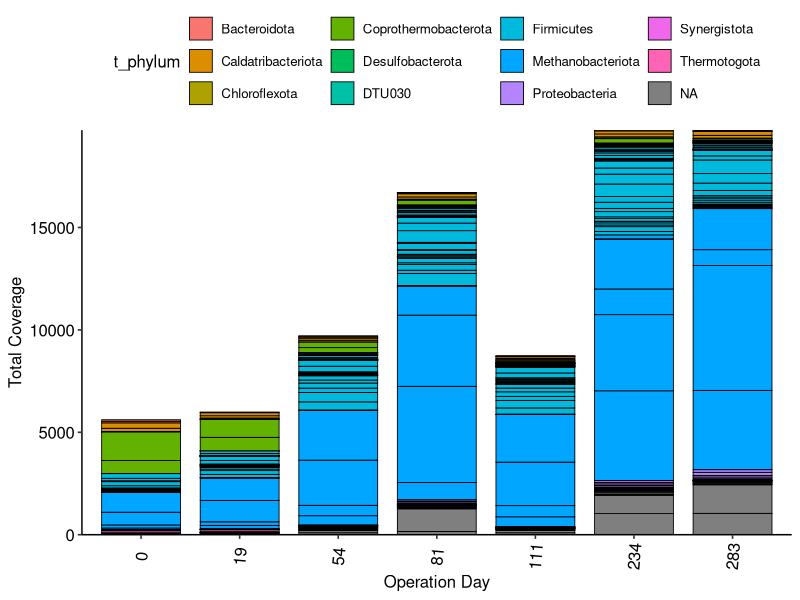
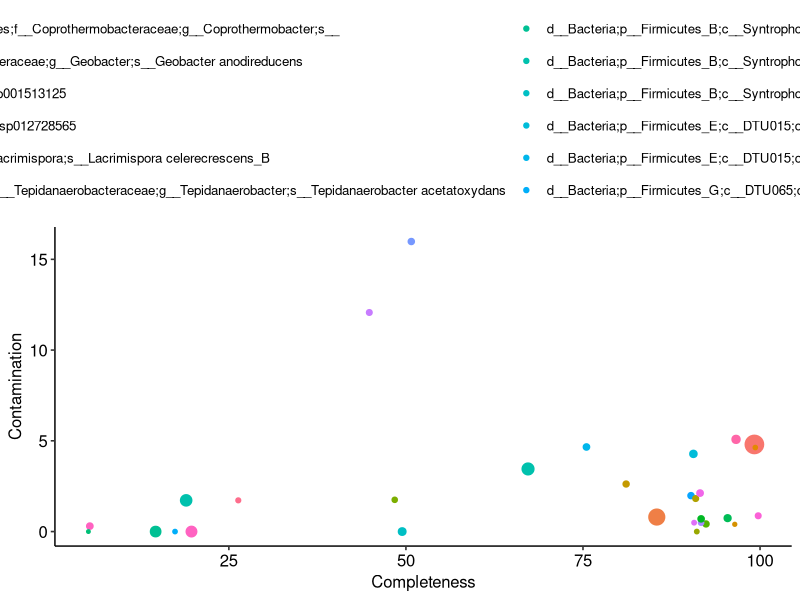
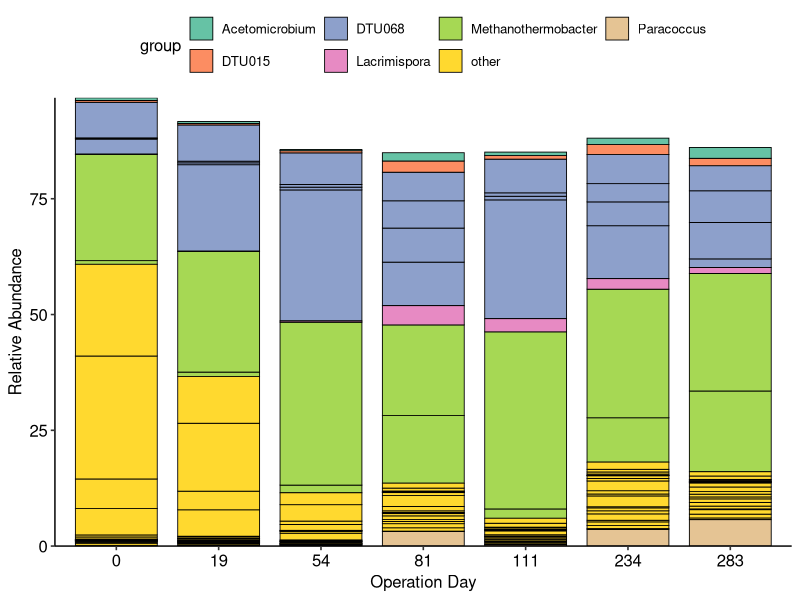
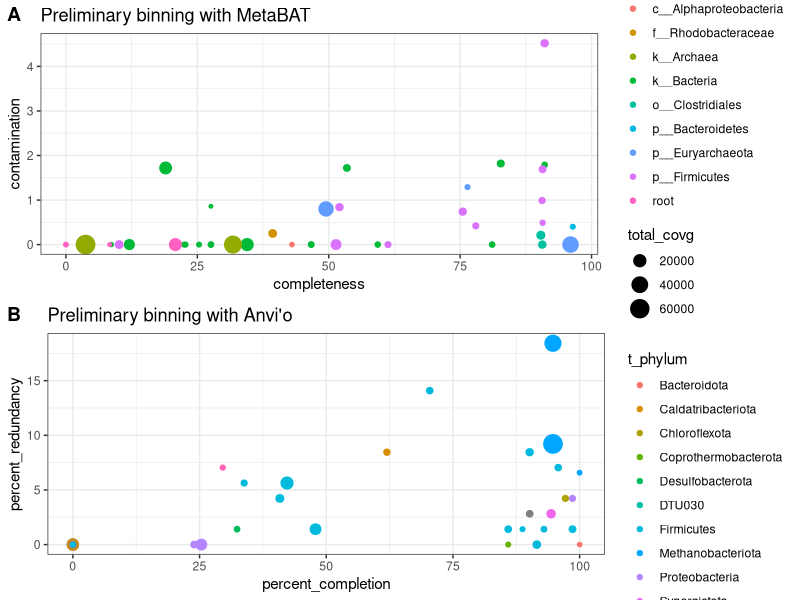
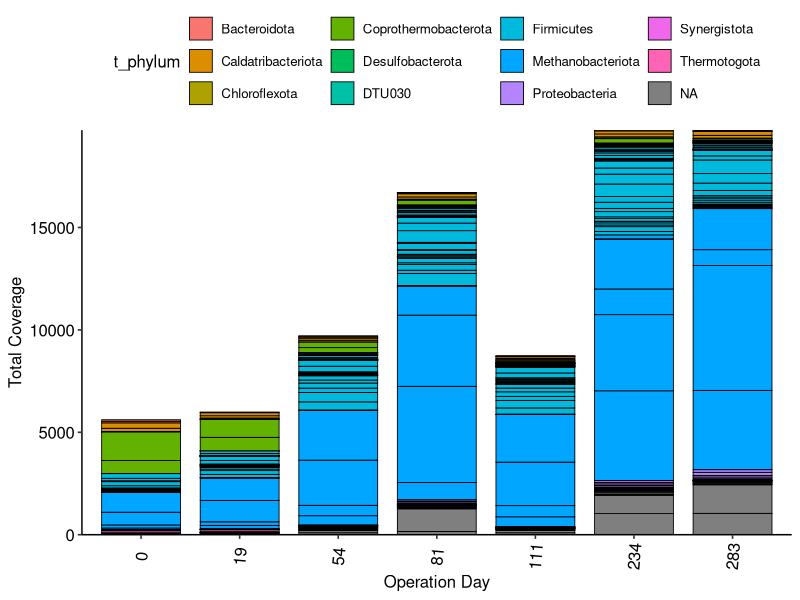
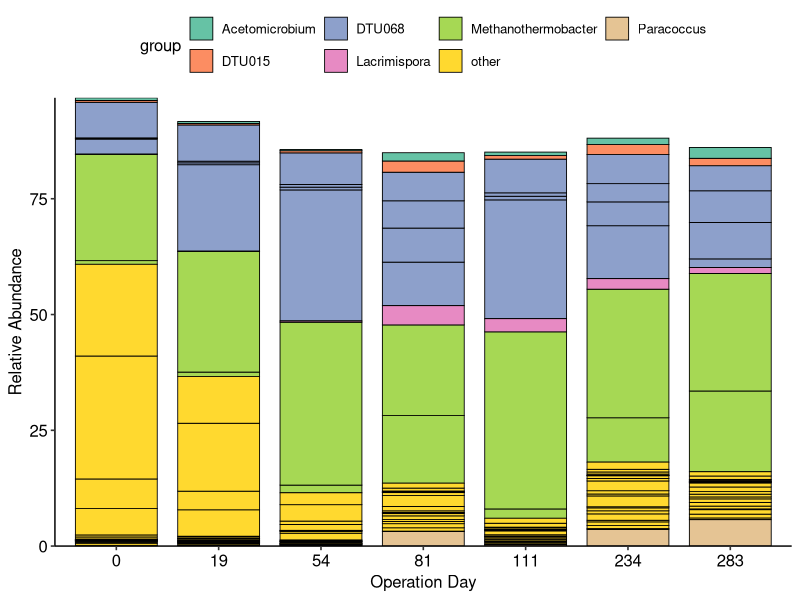
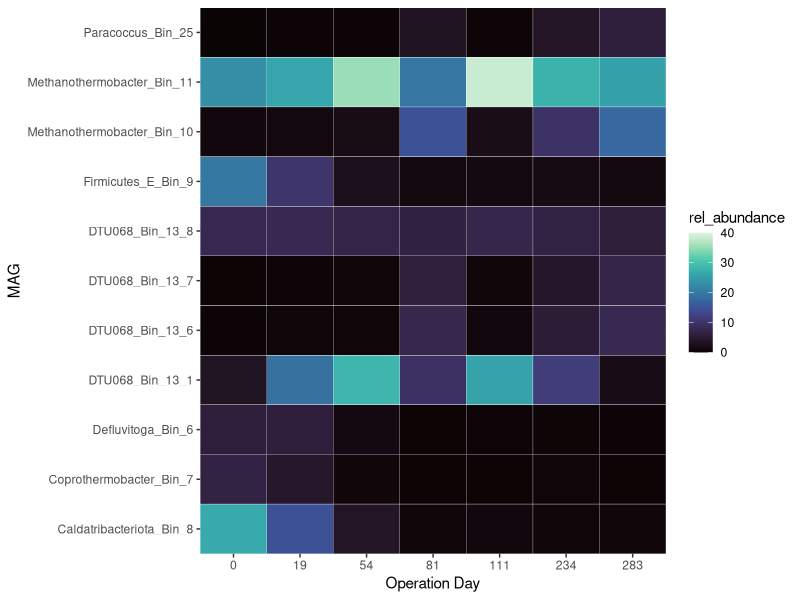

These charts were generated, in order, by the following R code:
library(tidyverse)
library(ggpubr)
library(stringr)
library(viridis)
library(readxl)
library(lubridate)

#######################################
# Sampling dates for DNA  
#######################################

sampling_dates <- read_xlsx(path="metadata/EMSL-LS_DNA_Samples_2021_MWM.xlsx", sheet="Sheet1", col_names = TRUE)

sampling_info <- sampling_dates %>%
  mutate(Date = ymd(Date)) %>% 
  mutate(operation_day = Date - first(Date)) %>% 
  mutate(operation_day = as.factor(operation_day))


#######################################
# Preliminary binning stats and coverage 
#######################################

# depth file of contigs
depth_file <- read_tsv("results/preliminary_binning/r2-nanopore-assembly-v1-depth.txt")

# preliminary metabat bins 
bins_contigs_file <- read_tsv("results/preliminary_binning/scaffolds-to-bins.tsv", col_names = FALSE)
colnames(bins_contigs_file) <- c("genomeName", "contigName")

checkm_results <- read_tsv("results/preliminary_binning/all-bins-checkm-parsed.tsv", col_names=FALSE)
colnames(checkm_results) <- c("genomeName", "lineage", "completeness", "contamination", "heterogeneity")

bins_depth_table <- left_join(bins_contigs_file, depth_file)

avg_depth <- bins_depth_table %>% 
  select(genomeName, contigName, contigLen, R2Sept2020.sorted.bam) %>% 
  group_by(genomeName) %>% 
  summarise(totalLen = sum(contigLen), total_covg = sum(R2Sept2020.sorted.bam), rel_abundance = mean(R2Sept2020.sorted.bam)) %>%
  arrange(desc(totalLen))

avg_depth_info <- left_join(checkm_results, avg_depth)

metabat_bins_plot <- avg_depth_info %>% ggplot(aes(x=completeness, y=contamination)) + 
  geom_point(aes(size=total_covg, color=lineage)) +
  theme_bw() + 
  ggtitle("Preliminary binning with MetaBAT")

#######################################
# Preliminary binning stats and coverage from anvi'o binning
#######################################

anvio_bins_stats <- read_tsv("results/preliminary_binning/anvio_binning/bins_summary.txt")
anvio_bins_scaffolds <- read_tsv("results/anvio_binning/all-scaffolds.tsv", col_names = FALSE)
colnames(anvio_bins_scaffolds) <- c("bins", "contigName")
anvio_bins_scaffolds$bins <- gsub("-contigs", "", anvio_bins_scaffolds$bins)

anvio_bins_depth <- left_join(anvio_bins_scaffolds, depth_file)

anvio_sample_depth <- anvio_bins_depth %>% 
  select(bins, contigName, contigLen, R2Sept2020.sorted.bam) %>% 
  drop_na() %>% 
  group_by(bins) %>% 
  summarise(totalLen = sum(contigLen), total_covg = sum(R2Sept2020.sorted.bam), rel_abundance = mean(R2Sept2020.sorted.bam)) %>% 
  arrange(desc(totalLen))

anvio_depth_info <- left_join(anvio_bins_stats, anvio_sample_depth)

anvio_bins_plot <- anvio_depth_info %>% 
  ggplot(aes(x=percent_completion, y=percent_redundancy)) + 
  geom_point(aes(size=total_covg, color=t_phylum)) +
  theme_bw() + 
  ggtitle("Preliminary binning with Anvi'o")

prelim_bins_qual <- ggarrange(metabat_bins_plot, anvio_bins_plot, ncol=1, labels=c("A", "B"))

ggsave("figures/preliminary-bins-qual-comps.png", prelim_bins_qual, width=20, height=25, units=c("cm"))

anvio_all_sample_depths <- anvio_bins_depth %>% 
  select(bins, ends_with("sorted.bam")) %>% 
  group_by(bins) %>% 
  summarise(across(where(is.numeric), mean)) %>% 
  pivot_longer(!bins, names_to="sample", values_to="covg") %>% 
  mutate(sample = gsub(".sorted.bam", "", sample))

anvio_all_samples_depths_table <- left_join(anvio_bins_stats, anvio_all_sample_depths)

anvio_all_samples_depths_info <- left_join(anvio_all_samples_depths_table, sampling_info)

anvio_bins_all_samples_depth_plot <- anvio_all_samples_depths_info %>% 
  ggplot(aes(x=as_factor(operation_day), y=covg, fill=t_phylum)) +
  geom_bar(stat="identity", color="black", size=0.3, width=0.8) +
  theme_pubr() +
  scale_y_continuous(expand=c(0,0)) + 
  theme(axis.text.x = element_text(angle = 85, vjust=0.5, hjust=0.5)) +
  xlab("Operation Day") + ylab("Total Coverage")
anvio_bins_all_samples_depth_plot

ggsave("figures/anvio-prelim-bins-all-samples-depth.png", anvio_bins_all_samples_depth_plot, width=20, height=15, units=c("cm"))

# Preliminary anvio bins check w/ checkM stats and GTDB classification
# Anvio bins from unpolished Nanopore assembly 

checkm_stats <- read_tsv("results/anvio_binning/checkm_stats.tsv")
gtdb_stats <- read_tsv("results/anvio_binning/all_classf_results.tsv")
colnames(gtdb_stats)[1] <- c("Bin")

saob_anvio_table <- left_join(gtdb_stats, checkm_stats)

saob_bins_modf <- saob_anvio_table %>% 
  mutate(bins = gsub("-contigs", "", Bin)) %>% 
  select(bins, classification, Completeness, Contamination, Size, Contigs, GC)

saob_bins_covg_table <- left_join(saob_bins_modf, anvio_sample_depth)

saob_bins_covg_table %>% 
  ggplot(aes(x=Completeness, y=Contamination)) + geom_point(aes(size=total_covg, color=classification)) + theme_pubr()


# Relative abundance for all R2 samples 

total_r2_covg <- anvio_bins_depth %>% 
  select(bins, R2Dec2019.sorted.bam, R2Feb2020.sorted.bam, R2Jan2020.sorted.bam, R2July2020.sorted.bam, R2Mar2020.sorted.bam, R2Nov2019.sorted.bam, R2Sept2020.sorted.bam) %>% 
  mutate_if(is.double, as.integer) %>% 
  pivot_longer(!bins, names_to="sample", values_to="covg") %>% 
  group_by(sample) %>% 
  drop_na() %>% 
  summarise(total = sum(covg))

r2_relative_abundance <- anvio_bins_depth %>% 
  select(bins, R2Dec2019.sorted.bam, R2Feb2020.sorted.bam, R2Jan2020.sorted.bam, R2July2020.sorted.bam, R2Mar2020.sorted.bam, R2Nov2019.sorted.bam, R2Sept2020.sorted.bam) %>% 
  drop_na() %>% 
  mutate_if(is.double, as.integer) %>% 
  group_by(bins) %>% 
  summarise(across(where(is.numeric), sum)) %>% 
  pivot_longer(!bins, names_to="sample", values_to="covg") %>% 
  left_join(total_r2_covg) %>% 
  group_by(bins, sample) %>% 
  mutate(rel_abundance = (covg / total) * 100)

write.csv(r2_relative_abundance, "results/anvio_binning/r2_relative_abundance_anvio_bins.csv", quote = FALSE, row.names = FALSE)

anvio_prelim_bins_table <- r2_relative_abundance %>%
  select(bins, sample, rel_abundance) %>% 
  pivot_wider(names_from=sample, values_from = rel_abundance) %>% 
  left_join(saob_bins_modf) %>% 
  drop_na()

write.csv(anvio_prelim_bins_table, "results/anvio_binning/anvio_bins_prelim_info.csv", quote = FALSE, row.names = FALSE)

saob_bins_groups <- read.csv("results/anvio_binning/anvio_bins_prelim_info_groups.csv")
r2_abund_table <- left_join(r2_relative_abundance, saob_bins_groups) %>% 
  drop_na() %>% 
  mutate(sample = gsub(".sorted.bam", "", sample)) %>% 
  mutate(phylum = gsub(";c__.*", "", classification)) %>% 
  mutate(phylum = gsub("d__Bacteria;", "", phylum)) %>% 
  mutate(phylum = gsub("d__Archaea;", "", phylum)) %>% 
  mutate(phylum = str_extract(phylum, "[^_]*_[^_]*_[^_]*"))
  
r2_abund_table$sample <- factor(r2_abund_table$sample, levels=c("R2Nov2019", "R2Dec2019", "R2Jan2020", "R2Feb2020", "R2Mar2020", "R2July2020", "R2Sept2020"))

r2_abund_table_info <- left_join(r2_abund_table, sampling_info)

r2_relative_abundance_plot <- r2_abund_table_info %>% 
  ggplot(aes(x=as_factor(operation_day), y=rel_abundance, fill=group)) +
  geom_bar(stat="identity", color="black", size=0.3, width=0.8) +
  theme_pubr() +
  scale_y_continuous(expand=c(0,0)) +
  scale_fill_brewer(palette="Set2") +
  xlab("Operation Day") + ylab("Relative Abundance")
r2_relative_abundance_plot

ggsave("figures/r2_relative_abundance_anvio_bins.png", r2_relative_abundance_plot, width=30, height=20, units=c("cm"))

r2_abund_table_info$code <- paste0(r2_abund_table_info$specificGroup, "_", r2_abund_table_info$bins)

r2_abund_table_info %>% 
  select(code, operation_day, rel_abundance)
  

high_bins_list <- r2_abund_table_info %>% 
  select(bins, sample, code, operation_day, rel_abundance) %>% 
  filter(rel_abundance > 5) %>% 
  pull(bins) %>% 
  unique()

top_heatmap <- r2_abund_table_info %>% 
  filter(bins %in% high_bins_list) %>% 
  ggplot(aes(x=as_factor(operation_day), y=code, fill=rel_abundance)) + 
  geom_tile(color="white") + 
  scale_fill_viridis(option="mako", begin=0, end=1, limits=c(0,40)) +
  scale_x_discrete(expand=c(0,0)) +
  scale_y_discrete(expand=c(0,0)) +
  ylab("MAG") +
  xlab("Operation Day")

ggsave("figures/saob_top_lineages_heatmap.png", top_heatmap, width=16, height=10, units=c("cm"))
